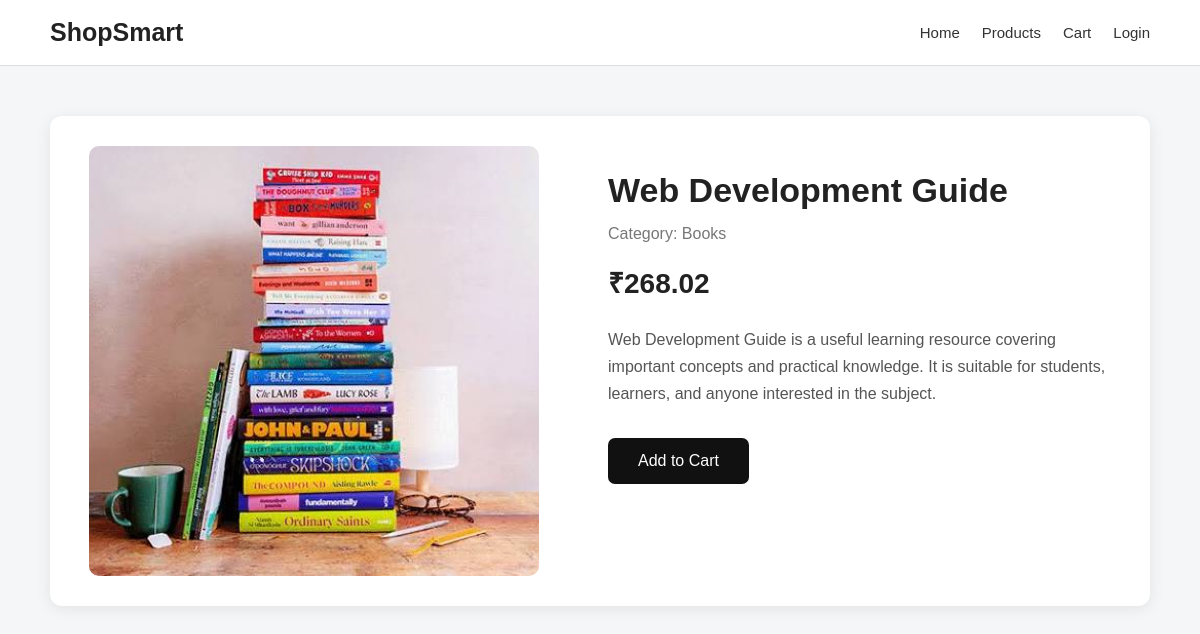
Screenshot of /product/P0049 with the database file from the repository.
### tables this page shows
CREATE TABLE products (
            id INTEGER PRIMARY KEY AUTOINCREMENT,
            product_id TEXT UNIQUE NOT NULL,
            category TEXT,
            brand TEXT,
            price REAL
        , product_name TEXT, image TEXT, description TEXT);

### app.py (the view)
@app.route("/product/<product_id>")
def product_details(product_id):
    connection = get_connection()
    product = connection.execute("""
        SELECT
            product_id,
            product_name,
            category,
            price,
            image,
            description
        FROM products
        WHERE product_id = ?
    """, (product_id,)).fetchone()
    connection.close()
    if not product:
        return "Product not found."
    if "user_id" in session:
        connection = get_connection()
        connection.execute("""
            INSERT INTO interactions
            (user_id, product_id, interaction_type)
            VALUES (?, ?, ?)
        """, (
            session["user_id"],
            product_id,
            "view"
        ))
        connection.commit()
        connection.close()
        recommendations = get_recommendations(
            user_id=session["user_id"],
            current_product_id=product_id,
            limit=5
        )
    else:
        recommendations = []
    return render_template(
        "product_details.html",
        product=product,
        recommendations=recommendations
    )

### database.py (called while the page is built)
def get_connection():
    connection = sqlite3.connect(DATABASE)
    connection.row_factory = sqlite3.Row
    return connection

### templates/product_details.html (shortened to what this page needs)
<!DOCTYPE html>
<html lang="en">
<head>
    <link rel="stylesheet" href="{{ url_for('static', filename='css/style.css') }}">
</head>
<body>
    <nav class="navbar">
        <div class="logo">
            ShopSmart
        </div>
        <div class="nav-links">
            <a href="/">Home</a>
            <a href="/">Products</a>
            <a href="/cart">Cart</a>
            {% if session.get("user_id") %}
                <a href="/orders">My Orders</a>
                <span>
                    Hi, {{ session.get("user_name") }}
                </span>
                <a href="/logout">Logout</a>
            {% else %}
                <a href="/login">Login</a>
            {% endif %}
        </div>
    </nav>
    <div class="product-details-container">
        <div class="product-image-section">
            <img
                src="{{ url_for('static', filename='images/' + product.image) }}"
                alt="{{ product.product_name }}"
                class="product-details-image"
            >
        </div>
        <div class="product-info-section">
            <h1>
                {{ product.product_name }}
            </h1>
            <p class="product-category">
                Category: {{ product.category }}
            </p>
            <h2>
                ₹{{ "%.2f"|format(product.price) }}
            </h2>
            <p class="product-description">
                {{ product.description }}
            </p>
            <form
                action="{{ url_for('add_to_cart', product_id=product.product_id) }}"
                method="POST"
            >
                <button type="submit" class="add-cart-button">
                    Add to Cart
                </button>
            </form>
        </div>
    </div>
</body>
</html>

### static/css/style.css (style rules this page uses)
* { box-sizing: border-box; margin: 0; padding: 0; }
body { font-family: Arial, sans-serif; background: #f5f6f8; color: #222; }
.navbar { background: #ffffff; padding: 18px 50px; display: flex; justify-content: space-between; align-items: center; border-bottom: 1px solid #ddd; position: sticky; top: 0; z-index: 100; }
.logo { font-size: 25px; font-weight: bold; }
.nav-links { display: flex; align-items: center; gap: 22px; }
.nav-links a { text-decoration: none; color: #333; font-size: 15px; }
.product-details-container { max-width: 1100px; margin: 50px auto; padding: 30px; background: white; border-radius: 12px; display: flex; gap: 50px; box-shadow: 0 3px 15px rgba(0, 0, 0, 0.08); }
.product-image-section { width: 45%; display: flex; justify-content: center; align-items: center; }
.product-details-image { width: 100%; max-width: 450px; height: 430px; object-fit: cover; border-radius: 10px; }
.product-info-section { flex: 1; padding: 25px 10px; }
.product-info-section h1 { font-size: 34px; margin-bottom: 15px; }
.product-category { color: #777; margin-bottom: 20px; font-size: 16px; }
.product-info-section h2 { font-size: 28px; margin-bottom: 25px; }
.product-description { color: #555; line-height: 1.7; margin-bottom: 30px; }
.add-cart-button { border: none; background: #111; color: white; padding: 14px 30px; border-radius: 7px; font-size: 16px; cursor: pointer; }

### rows the page displays
products: image (picture), product_name "Web Development Guide", category "Books", price "268.02", description "Web Development Guide is a useful learning resource covering important concepts and practical knowledge. It is suitable for students, learners, and anyone interested in the subject."
